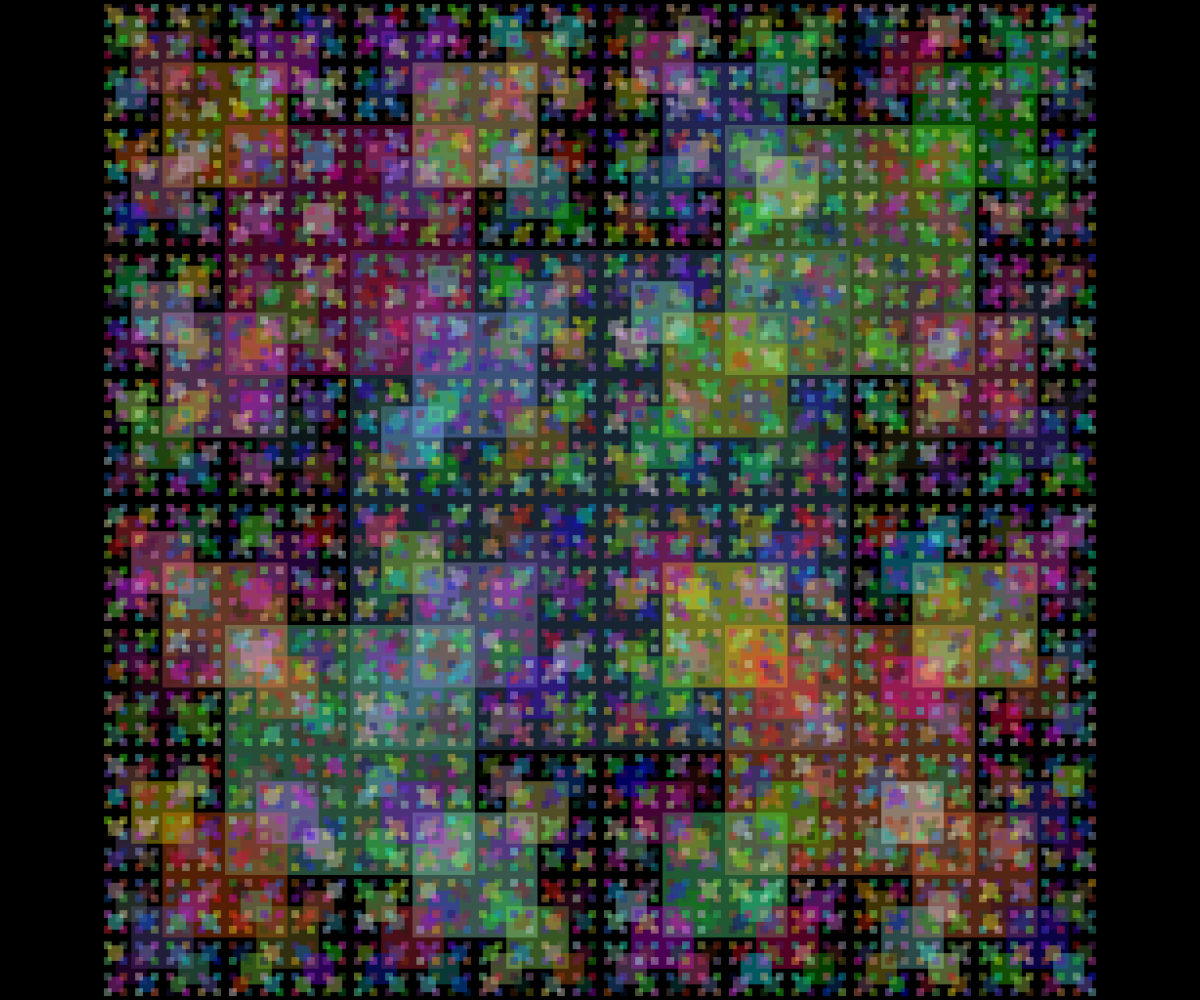
Frame 1 (no input)
Frame 60 (no input): identical to frame 1, image omitted
Frame 120 (the mouse pressed at the canvas centre since frame 60): identical to frame 1, image omitted

The p5.js sketch that drew this single still picture (run headless with seeded random() and noise() and a simulated clock; from frame 60 on, the mouse is pressed at the canvas centre):

// p5.js sketch
// ── sketch.js
// Project Title
// Alyssa Maitland
// apr.15, 2025

function setup() {
  createCanvas(windowWidth, windowHeight);
  rectMode(CENTER);
}

function draw() {
  background(0);
  randomSeed(1);
  squareFractal(width/2,height/2,height/2);
}

function squareFractal(x,y,sideL){
  fill(random(255),random(255),random(255),100);
  noStroke();
  square(x,y,sideL);

  if(sideL>10){
    squareFractal(x-sideL/2, y-sideL/2, sideL/2);
    squareFractal(x+sideL/2, y-sideL/2, sideL/2);
    squareFractal(x-sideL/2, y+sideL/2, sideL/2);
    squareFractal(x+sideL/2, y+sideL/2, sideL/2);
  }
}
